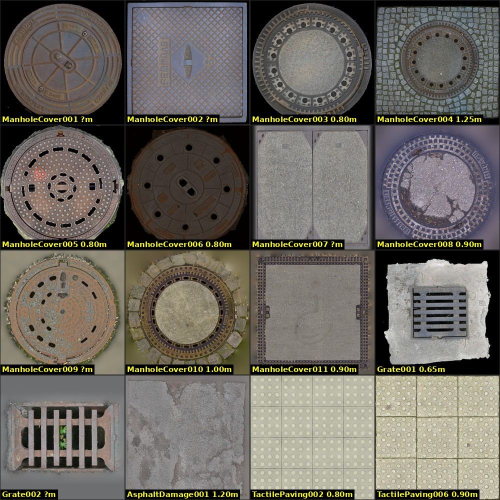
#> input picture assets/qa/materiaux_cc0/candidats_decalques.jpg, 1000 x 1000 px (shown at 1/2 size)
$ python -i preparer_textures.py   (imports and definitions only)
#> lines starting #> are read from the running program, lines starting #| are printed output that depends on the picture
"""Prépare les textures du sol V2 pour Unreal (hors éditeur, numpy + PIL) et mesure leurs moyennes.

    python recon/pcg/ue/materiaux/preparer_textures.py [--forcer]

1. Mesure, pour chaque dossier CC0 utilisé par materiaux_sol.json (assets/lib/materiaux/<nom>/textures),
   l'albédo moyen LINÉAIRE (décodage sRGB exact), la rugosité et l'AO moyennes ; idem pour les PNG City Sample
   exportés (recon/pc/citysample/textures, réservés à Unreal).
2. Cartes de hauteur (16 bits, alignées sur les cartes 1024 px de la bibliothèque) :
   - ambientCG : *_Displacement.jpg du zip en cache (data/raw/assets_src/cc0/ambientcg/<id>/2K) ;
   - Poly Haven (pas de hauteur en cache) : intégration de la carte de normales OpenGL (Frankot-Chellappa),
     validée sur WoodChips003 contre son Displacement réel (corrélation affichée).
3. Textures maison : bruit macro tuilable (T_PJ_BruitMacro, RVB = 3 bruits fBm périodiques indépendants,
   graine 2154) et masque d'usure de la peinture (spec assets/specs/peinture.json, graine 1967, générateur
   de assets/telecharger_cc0.py).
Sorties images : data/raw/assets_src/cc0_derive/ (non versionné) ; mesures : materiaux/mesures_textures.json.
Déterministe : mêmes entrées -> mêmes octets (sha256 dans le JSON).
"""
from __future__ import annotations

import argparse
import hashlib
import importlib.util
import io
import json
import os
import sys
import zipfile

import numpy as np
from PIL import Image

ICI = os.path.dirname(os.path.abspath(__file__))
sys.path.insert(0, ICI)
import catalogue as C  # noqa: E402

N_HAUTEUR = 1024
# passe-haut des hauteurs intégrées : sigma ~ 2 à 3 tailles d'élément (gravier 6/14 mm sur 2 m = 512 px/m)
SIGMA_PX = {'gravier_concasse_6_10': 10.0, 'paillage_mineral': 30.0}


def srgb_vers_lin(a):
    a = np.asarray(a, np.float64) / 255.0
    return np.where(a <= 0.04045, a / 12.92, ((a + 0.055) / 1.055) ** 2.4)


def moyenne_albedo(p):
    a = srgb_vers_lin(np.asarray(Image.open(p).convert('RGB')))
    return [round(float(x), 4) for x in a.reshape(-1, 3).mean(0)]


# [6 lines left out: function moyenne_scalaire, not called in this run]


def sha(p):
    return hashlib.sha256(open(p, 'rb').read()).hexdigest()


def ecrire_png16(a01, p):
    Image.fromarray((np.clip(a01, 0, 1) * 65535 + 0.5).astype(np.uint16)).save(p)


# [4 lines left out: function normaliser, not called in this run]


def hauteur_depuis_normales(p_normale):
    """Frankot-Chellappa : normales OpenGL (+Y = haut de l'image) -> hauteur périodique (unités relatives)."""
    n = np.asarray(Image.open(p_normale).convert('RGB'), np.float64) / 255.0 * 2 - 1
    nz = np.maximum(n[..., 2], 0.2)
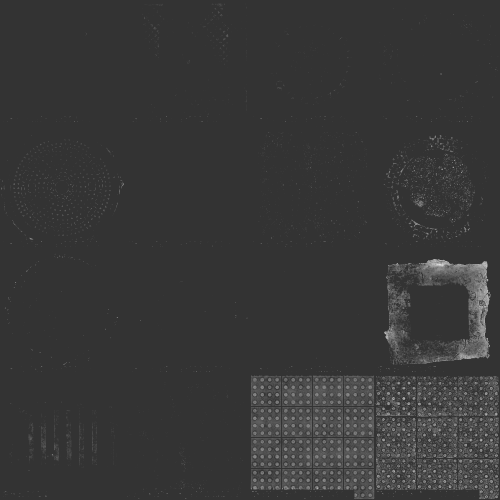
#> nz: shape (1000, 1000) float64 (shown at 1/2 size); min 0.2, max 0.937, mean 0.219
    gx = -n[..., 0] / nz                  # dh/dx (colonnes vers la droite)
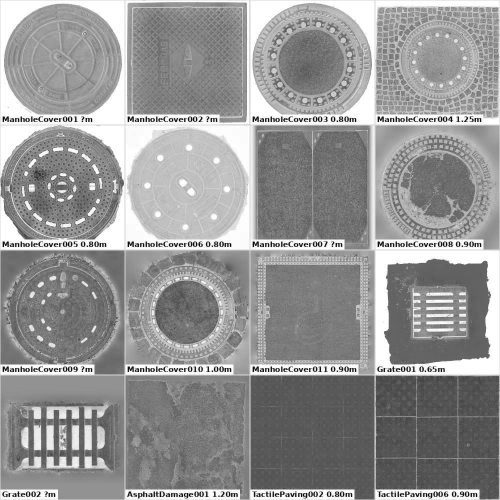
#> gx: shape (1000, 1000) float64 (shown at 1/2 size); min -5, max 5, mean 0.864; drawn with min black and max white
    gy = n[..., 1] / nz                   # dh/d(ligne) : +Y OpenGL = vers le haut = lignes décroissantes
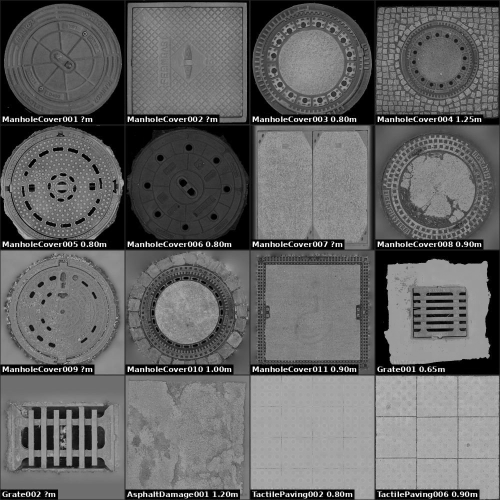
#> gy: shape (1000, 1000) float64 (shown at 1/2 size); min -5, max 5, mean -1.04; drawn with min black and max white
    h, w = gx.shape
#> h = 1000; w = 1000
    wx = np.fft.fftfreq(w)[None, :] * 2 * np.pi
    wy = np.fft.fftfreq(h)[:, None] * 2 * np.pi
    den = wx ** 2 + wy ** 2
    den[0, 0] = 1.0
    F = (-1j * wx * np.fft.fft2(gx) - 1j * wy * np.fft.fft2(gy)) / den
    F[0, 0] = 0
    return np.real(np.fft.ifft2(F))
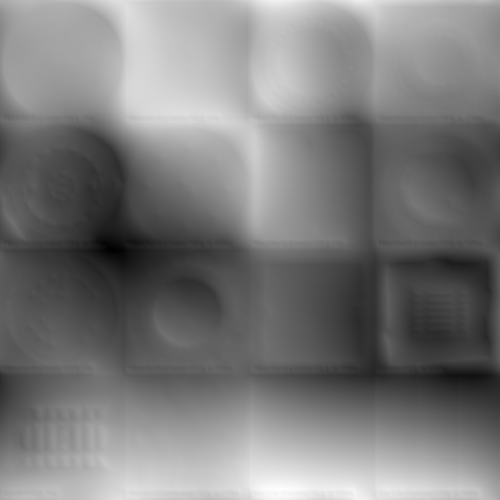
#> returned value: shape (1000, 1000) float64 (shown at 1/2 size); min -303.2, max 324.6, mean 0; drawn with min black and max white


# [139 lines left out: functions flou_periodique, passe_haut, displacement_zip, redim_float, correlation, module_telecharger and 1 more, not called in this run]


# [2 lines not run here, left out]

>>> result = hauteur_depuis_normales('../../../../assets/qa/materiaux_cc0/candidats_decalques.jpg')

$ run again, on assets/qa/mobilier_vegetation_carla/qa_03_mobilier.jpg
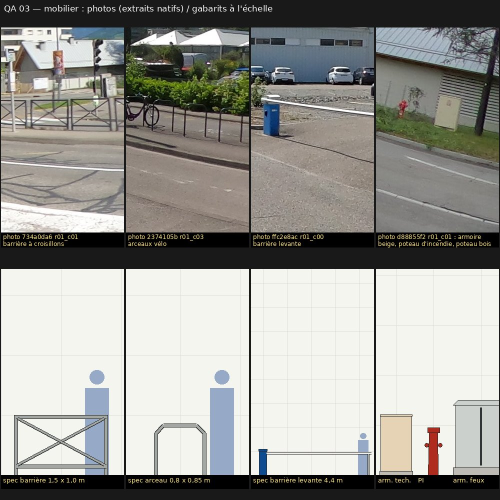
#> input picture assets/qa/mobilier_vegetation_carla/qa_03_mobilier.jpg, 1000 x 1000 px (shown at 1/2 size)
#> in hauteur_depuis_normales, `gy = n[..., 1] / nz`:
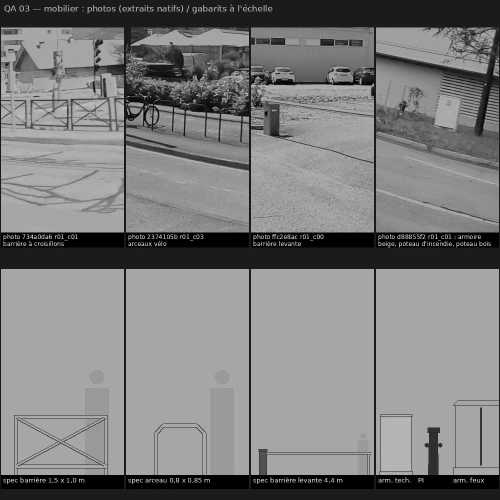
#> gy: shape (1000, 1000) float64 (shown at 1/2 size); min -5, max 4.25, mean -0.447; drawn with min black and max white
#> in hauteur_depuis_normales, `return np.real(np.fft.ifft2(F))`:
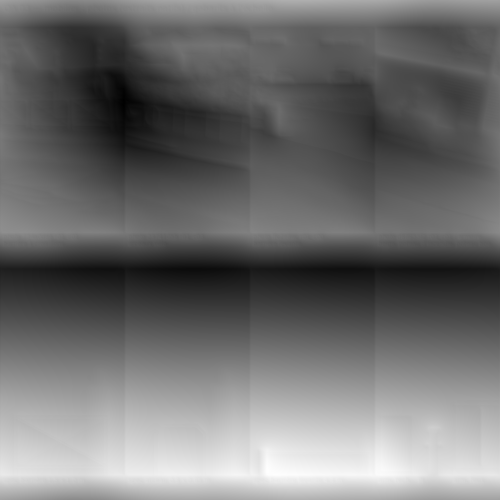
#> returned value: shape (1000, 1000) float64 (shown at 1/2 size); min -278.2, max 362.2, mean 0; drawn with min black and max white

$ run again, on assets/qa/panneaux_feux/planche_A17.jpg
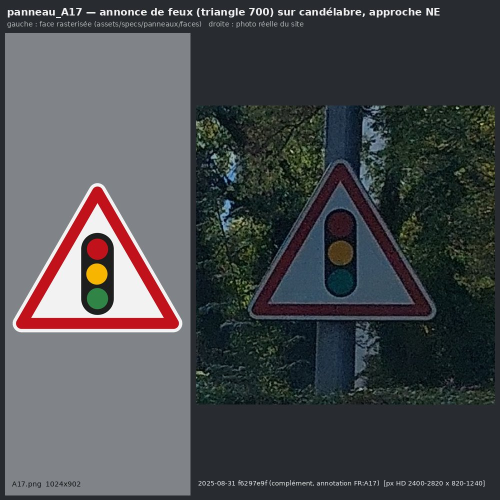
#> input picture assets/qa/panneaux_feux/planche_A17.jpg, 1000 x 1000 px (shown at 1/2 size)
#> in hauteur_depuis_normales, `gy = n[..., 1] / nz`:
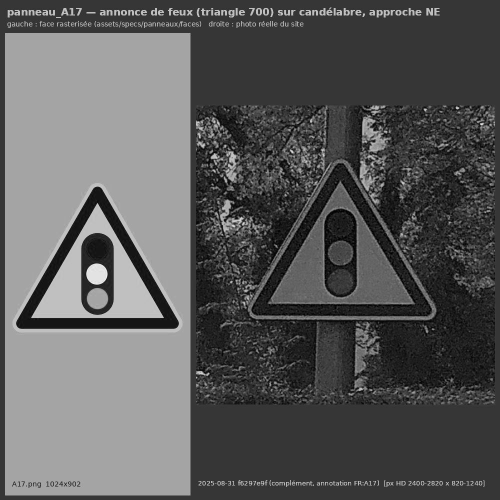
#> gy: shape (1000, 1000) float64 (shown at 1/2 size); min -5, max 2.96, mean -2.15; drawn with min black and max white
#> in hauteur_depuis_normales, `return np.real(np.fft.ifft2(F))`:
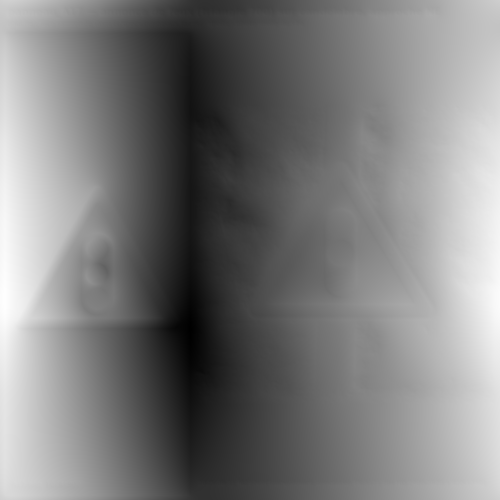
#> returned value: shape (1000, 1000) float64 (shown at 1/2 size); min -481.7, max 502.3, mean 0; drawn with min black and max white
